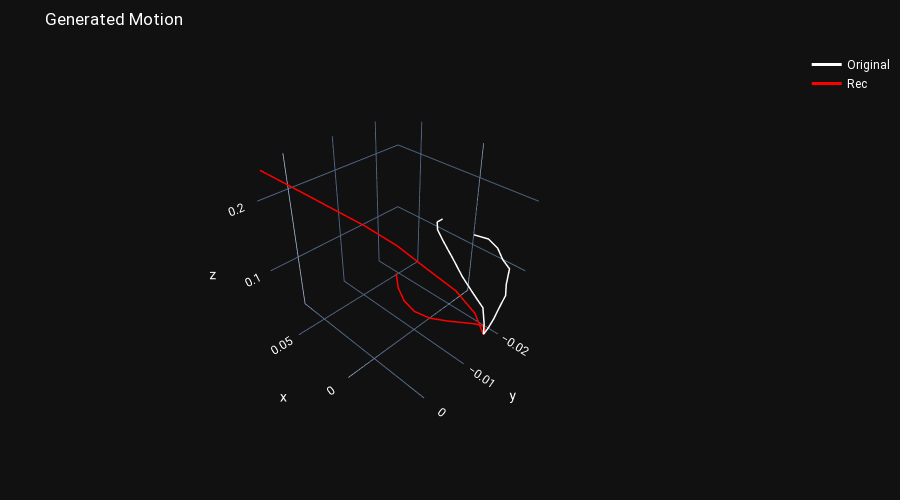

Notebook cell for this chart:
### Code cell
sample_data= None
sample_size = np.random.randint(0, 128)
print(sample_size)

for d in model_config.train_iterator:
    x_samples = d[model_config.data_item][sample_size:sample_size+1, :,:]
    y_sampels = d['Y'][sample_size:sample_size+1, :,:] 
    
    min_val = d["centered_min_val"][sample_size:sample_size+1,:].view(1, 1, 9)
    max_val = d["centered_max_val"][sample_size:sample_size+1,:].view(1, 1, 9)
    
    print(min_val)
    # z, __, __ = model.encoder(x_samples, y_sampels)

    # noise = torch.normal(mean=.1, std=.1, size = z.shape).to(model_config.device)
    # z = z + noise

    # x_generated = model.decoder(z , y_sampels)
    # x_rec,__, __ = model(x_samples, y_sampels)
    
    
    x_samples = (x_samples*(max_val-min_val)) + min_val
    
    center_points = torch.zeros_like(d['X'][:, 0:1, :])
    center_points[:, 0, :3] = d['X'][:, 9, :3]       
    x_samples = x_samples+ center_points
    
    show_generated_motions([d["X"], x_samples])
    
    break

### Figure 1 — Plotly figure (JSON) as saved in the notebook; plotly's stock layout.template omitted (floating-point values rounded to 4 significant figures)
{"data": [{"line": {"color": "white", "width": 3}, "mode": "lines", "name": "Original", "type": "scatter3d", "x": [0.004281, 0.004474, 0.001005, -0.005432, -0.01397, -0.0225, -0.02972, -0.03474, -0.03721, -0.03711, -0.03805, -0.0385, -0.03855, -0.03781, -0.03576, -0.0325, -0.02851, -0.02349, -0.01779, -0.01251], "y": [-0.01786, -0.0165, -0.01555, -0.01511, -0.0148, -0.01471, -0.01552, -0.01691, -0.01691, -0.01721, -0.01811, -0.01921, -0.02036, -0.02248, -0.0231, -0.02498, -0.0241, -0.02416, -0.02338, -0.02089], "z": [0.1614, 0.1611, 0.156, 0.1464, 0.1322, 0.1142, 0.09292, 0.06972, 0.04574, 0.02559, 0.03415, 0.04436, 0.05631, 0.06927, 0.08242, 0.09663, 0.1102, 0.1228, 0.134, 0.1437]}, {"line": {"color": "red", "width": 3}, "mode": "lines", "name": "Rec", "type": "scatter3d", "x": [0.06872, 0.06039, 0.04978, 0.03754, 0.02345, 0.008075, -0.007153, -0.02091, -0.03139, -0.03711, -0.03644, -0.03497, -0.03292, -0.03004, -0.02633, -0.02174, -0.0161, -0.01029, -0.004169, 0.00195], "y": [0.004951, 0.003106, 0.000899, -0.001694, -0.00478, -0.00789, -0.01055, -0.01382, -0.01606, -0.01721, -0.01796, -0.01737, -0.01556, -0.01298, -0.01001, -0.007081, -0.005093, -0.004365, -0.004694, -0.005923], "z": [0.2386, 0.2268, 0.2127, 0.196, 0.1762, 0.1524, 0.125, 0.09408, 0.06027, 0.02559, 0.02989, 0.03748, 0.04685, 0.05765, 0.06946, 0.08186, 0.09424, 0.106, 0.117, 0.1267]}], "layout": {"coloraxis": {"showscale": false}, "font": {"color": "white", "family": "Roboto, monospace", "size": 12}, "height": 500, "margin": {"b": 50, "l": 5, "r": 5, "t": 50}, "scene": {"aspectratio": {"x": 1, "y": 1, "z": 1}, "camera": {"eye": {"x": -1.5, "y": 1.5, "z": 1.5}, "up": {"x": 0, "y": 0, "z": 1}}}, "showlegend": true, "title": {"text": "Generated Motion"}, "xaxis": {"fixedrange": true, "showgrid": false, "showticklabels": false, "zeroline": false, "zerolinecolor": "gray", "zerolinewidth": 1}, "yaxis": {"fixedrange": true, "showgrid": false, "showticklabels": false, "zeroline": false, "zerolinecolor": "gray", "zerolinewidth": 1}}}
